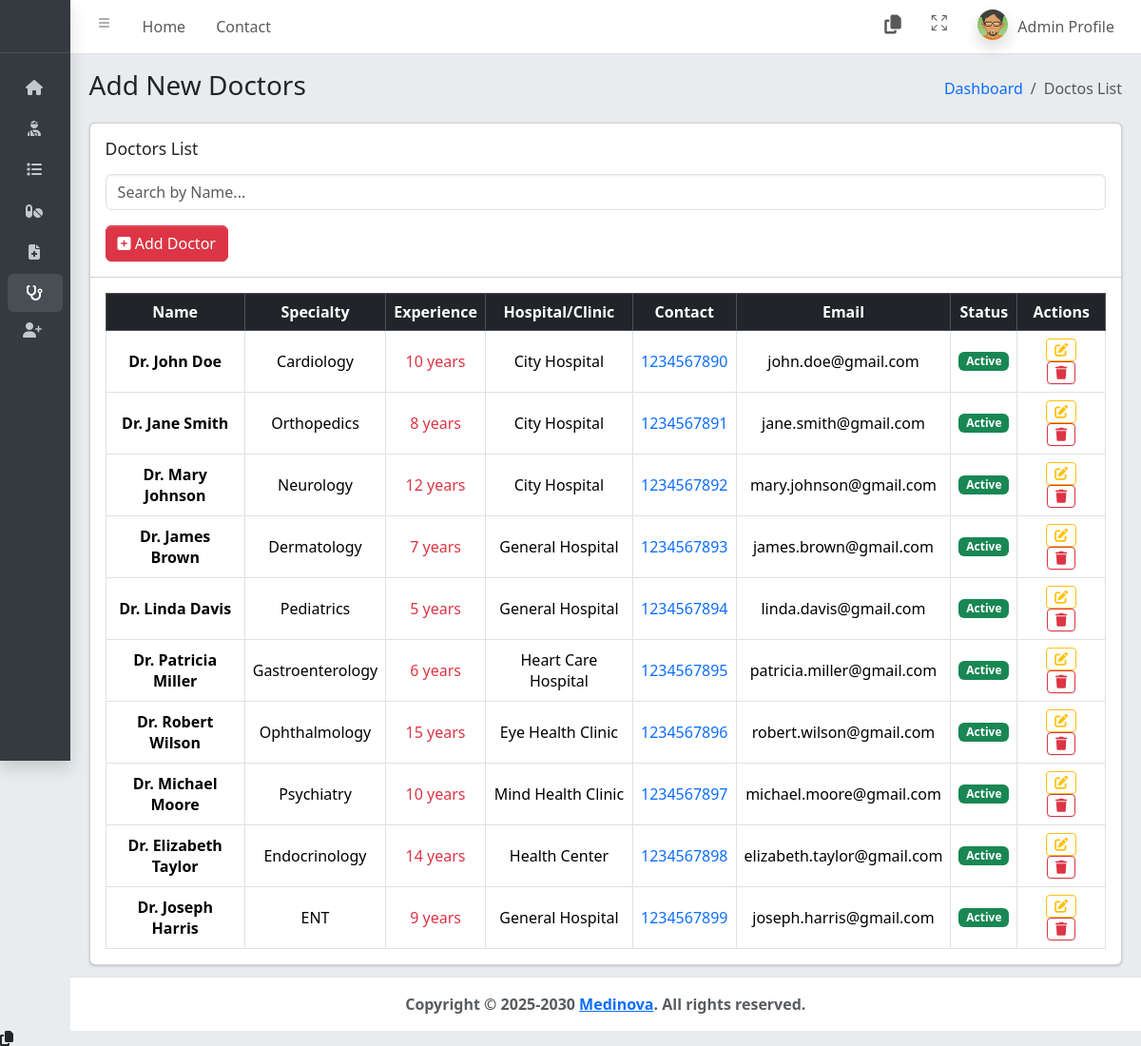
Screenshot of /admin/doctor_list.php (signed in) with the database file from the repository.
### tables this page shows
CREATE TABLE `doctors` (
  `id` int(11) NOT NULL,
  `name` varchar(255) NOT NULL,
  `specialty` varchar(255) NOT NULL,
  `contact_number_dr` varchar(15) DEFAULT NULL,
  `email` varchar(255) DEFAULT NULL,
  `experience` int(11) DEFAULT NULL,
  `hospital_name` varchar(255) DEFAULT NULL,
  `status` enum('Active','Inactive') DEFAULT 'Active',
  `created_at` timestamp NOT NULL DEFAULT current_timestamp()
);

### admin/doctor_list.php (the view, shortened to what this page needs)
<?php
include 'config.php';
include('Include/header.php');
include('Include/navbar.php');
include('Include/sidebar.php');
$doctors = $conn->query("SELECT * FROM doctors ORDER BY created_at DESC");
?>
<main class="app-main">
    <div class="app-content-header">
        <div class="container-fluid">
            <div class="row">
                <div class="col-sm-6">
                    <h3 class="mb-0">Add New Doctors</h3>
                </div>
                <div class="col-sm-6">
                    <ol class="breadcrumb float-sm-end">
                        <li class="breadcrumb-item"><a href="index.php">Dashboard</a></li>
                        <li class="breadcrumb-item active">Doctos List</li>
                    </ol>
                </div>
            </div>
        </div>
    </div>
    <div class="app-content">
        <div class="container-fluid">
            <div class="row">
                <div class="col-12">
                    <div class="card">
                        <div class="card-header d-flex justify-content-between align-items-center">
                            <div class="d-flex justify-content-between w-100 flex-column">
                                <h3 class="card-title">Doctors List</h3>
                                <div class="div">
                                    <input type="text" id="searchPatient" class="form-control my-3" placeholder="Search by Name...">
                                    <button class="btn btn-danger" data-bs-toggle="modal" data-bs-target="#addDoctorModal">
                                        <i class="fa-solid fa-square-plus"></i> Add Doctor
                                    </button>
                                </div>
                            </div>
                        </div>
                        <div class="card-body">
                            <table id="patientTable" class="table table-hover table-bordered align-middle text-center">
                                <thead class="table-dark">
                                    <tr>
                                        <th>Name</th>
                                        <th>Specialty</th>
                                        <th>Experience</th>
                                        <th>Hospital/Clinic</th>
                                        <th>Contact</th>
                                        <th>Email</th>
                                        <th>Status</th>
                                        <th>Actions</th>
                                    </tr>
                                </thead>
                                <tbody>
                                    <?php if ($doctors->num_rows > 0): ?>
                                        <?php while ($row = $doctors->fetch_assoc()): ?>
                                            <tr>
                                                <td><strong><?= $row['name']; ?></strong></td>
                                                <td><?= $row['specialty']; ?></td>
                                                <td><span class="text-danger"><?= $row['experience']; ?> years</span></td>
                                                <td><?= $row['hospital_name']; ?></td>
                                                <td><span class="text-primary"><?= $row['contact_number_dr']; ?></span></td>
                                                <td><?= $row['email']; ?></td>
                                                <td>
                                                    <span class="badge status-badge" data-status="<?= $row['status']; ?>">
                                                        <?= ucfirst($row['status']); ?>
                                                    </span>
                                                </td>
                                                <td>
                                                    <button class="btn btn-outline-warning btn-sm edit-btn mx-2"  data-bs-toggle="modal" data-bs-target="#editDoctorModal"
                                                        data-id="<?= $row['id']; ?>"
                                                        data-name="<?= $row['name']; ?>"
                                                        data-specialty="<?= $row['specialty']; ?>"
                                                        data-experience="<?= $row['experience']; ?>"
                                                        data-hospital="<?= $row['hospital_name']; ?>"
                                                        data-contact="<?= $row['contact_number_dr']; ?>"
                                                        data-email="<?= $row['email']; ?>"
                                                        data-status="<?= $row['status']; ?>">
                                                        <i class="fas fa-edit"></i>
                                                    </button>
                                                    <form method="POST" style="display:inline;">
                                                        <button type="submit" class="btn btn-outline-danger btn-sm" onclick="return confirm('Are you sure?')">
                                                            <i class="fas fa-trash"></i>
                                                        </button>
                                                    </form>
                                                </td>
                                            </tr>
                                        <?php endwhile; ?>
                                    <?php endif; ?>
                                </tbody>
                            </table>
                        </div>
                    </div>
                </div>
            </div>
        </div>
    </div>
</main>
<?php
include('Include/footer.php');
?>

### rows the page displays
doctors: name "Dr. John Doe", specialty "Cardiology", experience "10", hospital_name "City Hospital", contact_number_dr "1234567890", email "john.doe@gmail.com", status "Active"
doctors: name "Dr. Jane Smith", specialty "Orthopedics", experience "8", hospital_name "City Hospital", contact_number_dr "1234567891", email "jane.smith@gmail.com", status "Active"
doctors: name "Dr. Mary Johnson", specialty "Neurology", experience "12", hospital_name "City Hospital", contact_number_dr "1234567892", email "mary.johnson@gmail.com", status "Active"
doctors: name "Dr. James Brown", specialty "Dermatology", experience "7", hospital_name "General Hospital", contact_number_dr "1234567893", email "james.brown@gmail.com", status "Active"
doctors: name "Dr. Linda Davis", specialty "Pediatrics", experience "5", hospital_name "General Hospital", contact_number_dr "1234567894", email "linda.davis@gmail.com", status "Active"
doctors: name "Dr. Patricia Miller", specialty "Gastroenterology", experience "6", hospital_name "Heart Care Hospital", contact_number_dr "1234567895", email "patricia.miller@gmail.com", status "Active"
doctors: name "Dr. Robert Wilson", specialty "Ophthalmology", experience "15", hospital_name "Eye Health Clinic", contact_number_dr "1234567896", email "robert.wilson@gmail.com", status "Active"
doctors: name "Dr. Michael Moore", specialty "Psychiatry", experience "10", hospital_name "Mind Health Clinic", contact_number_dr "1234567897", email "michael.moore@gmail.com", status "Active"
doctors: name "Dr. Elizabeth Taylor", specialty "Endocrinology", experience "14", hospital_name "Health Center", contact_number_dr "1234567898", email "elizabeth.taylor@gmail.com", status "Active"
doctors: name "Dr. Joseph Harris", specialty "ENT", experience "9", hospital_name "General Hospital", contact_number_dr "1234567899", email "joseph.harris@gmail.com", status "Active"

### other values shown
$_SESSION['role'] "Admin"
